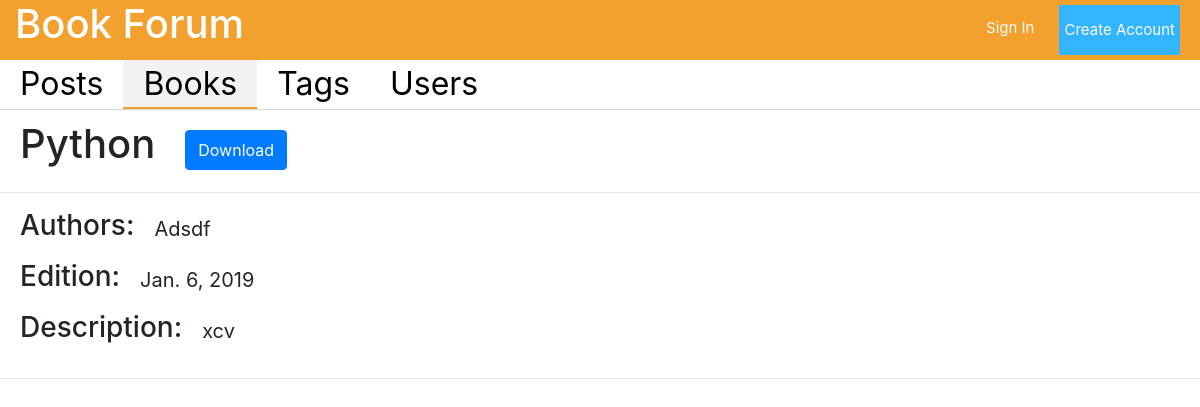
Page /books/1/ on the committed database.
### forum/models.py (models this page shows, shortened)
class Book(models.Model):
    id = models.AutoField(primary_key=True)
    name = models.CharField(max_length=100)
    authors = models.CharField(max_length=255, blank=True, null=True)
    edition = models.DateField(blank=True, null=True)
    description = models.CharField(max_length=255)
    file = models.FileField(upload_to='books', blank=True, null=True,
                            validators=[FileExtensionValidator(
                                allowed_extensions=['pdf', 'txt', 'doc', 'epub', 'djvu', 'fb2'])])
    create = models.DateTimeField(auto_now_add=True)
    creator = models.ForeignKey(UserProfile, on_delete=models.CASCADE)
    class Meta:
        ordering = ["-create"]

### forum/views.py (the view)
# urls.py: path('books/<int:book_id>/', views.book, name='book'),
def book(request, book_id):
    one_book = Book.objects.get(id=book_id)
    context = {'book': one_book}
    return render(request, 'book/book.html', context=context)

### templates/book/book.html (shortened to what this page needs)
{% load static %}
<!DOCTYPE html>
<html lang="en">
<head>
    <link rel="stylesheet" href="https://stackpath.bootstrapcdn.com/bootstrap/4.1.3/css/bootstrap.min.css"
>
    <link rel="stylesheet" href="//code.jquery.com/ui/1.12.1/themes/base/jquery-ui.css">
    <link rel="stylesheet" href="{% static 'css/jquery.tag-editor.css' %}">
    <link rel="stylesheet" href="{% static 'css/style.css' %}">
</head>
<body>
<header class="header container-fluid d-flex justify-content-between">
    <a href="/">
        <h1>Book Forum</h1>
    </a>
    {% if user.is_authenticated %}
        <div class="d-flex justify-content-end">
            <span class="username"><a href="/profile">{{ user.username }}</a></span>
            <a class="log_out" href="/logout">
                <p class="small_text">Log out</p>
            </a>
        </div>
    {% else %}
        <div class="d-flex justify-content-end">
            <a class="sign_in_text" href="/login">
                <p class="small_text">Sign In</p>
            </a>
            <button class="btn-default green_btn small_text" onclick="location.href='/registration'">Create Account
            </button>
        </div>
    {% endif %}
</header>
<div class="content">
    <div class="list">
        <ul class="top_sidebar">
            <li id="posts"><a href="/posts">Posts</a></li>
            <li id="books"><a href="/books">Books</a></li>
            <li id="tags"><a href="/tags">Tags</a></li>
            <li id="users"><a href="/users">Users</a></li>
        </ul>
    </div>
    <div class="page">
        <div class="d-flex">
            <h1 class="book_desc_header">{{ book.name }}</h1>
            <button class="btn btn-primary download_btn" id="download_btn">Download</button>
        </div>
        <hr/>
        <div class="d-flex">
            <h3 class="book_field_desc">Authors: </h3>
            <p class="book_desc_context">{{ book.authors }}</p>
        </div>
        <div class="d-flex">
            <h3 class="book_field_desc">Edition: </h3>
            <p class="book_desc_context">{{ book.edition }}</p>
        </div>
        <div class="d-flex">
            <h3 class="book_field_desc">Description: </h3>
            <p class="book_desc_context">{{ book.description }}</p>
        </div>
        <hr/>
    </div>
</div>
</body>
</html>

### static/css/style.css (style rules this page uses)
* { padding: 0; margin: 0; }
.header { position: fixed; width: 100%; height: 60px; background: #F2A12E; }
.header > a, .header > a:focus, .header > a:hover { text-decoration: none; color: white; }
.header > a > h1, .header > a > h1:focus, .header > a > h1:hover { color: white; }
.green_btn { background-color: #33B4FF; margin: 5px; border: none; padding: 5px; color: white; cursor: pointer; }
.small_text { font-size: 15px; }
.sign_in_text, .sign_in_text:focus, .sign_in_text:hover { color: white; margin-top: 17px; text-decoration: none; margin-right: 20px; }
.top_sidebar { list-style: none; display: flex; margin-bottom: 0; }
.top_sidebar > li { padding-right: 20px; padding-left: 20px; font-size: 32px; }
.top_sidebar > li > a, .top_sidebar > li > a:focus, .top_sidebar > li > a:hover { color: black; text-decoration: none; cursor: pointer; }
.content { padding-top: 110px; }
.list { border-bottom: 1px solid #D6D9DC; width: 100%; height: 50px; position: fixed; top: 60px; background-color: white; overflow-x: hidden; }
.page { overflow-y: hidden; width: available; width: -moz-available; width: -webkit-fill-available; }
.active_tab { background-color: #F2F2F2; height: 49px; border-bottom: 2px solid #F2A12E; }
.book_desc_header { text-align: left; margin-top: 10px; margin-left: 20px; }
.download_btn { margin-top: 20px; margin-left: 30px; height: 40px; }
.book_field_desc { padding-left: 20px; margin-right: 20px; }
.book_desc_context { text-align: left; padding-top: 5px; padding-right: 20px; font-size: 20px; word-wrap: break-word; }

### rows in the picture
Book: name "Python", authors "Adsdf", edition "Jan. 6, 2019", description "xcv"
